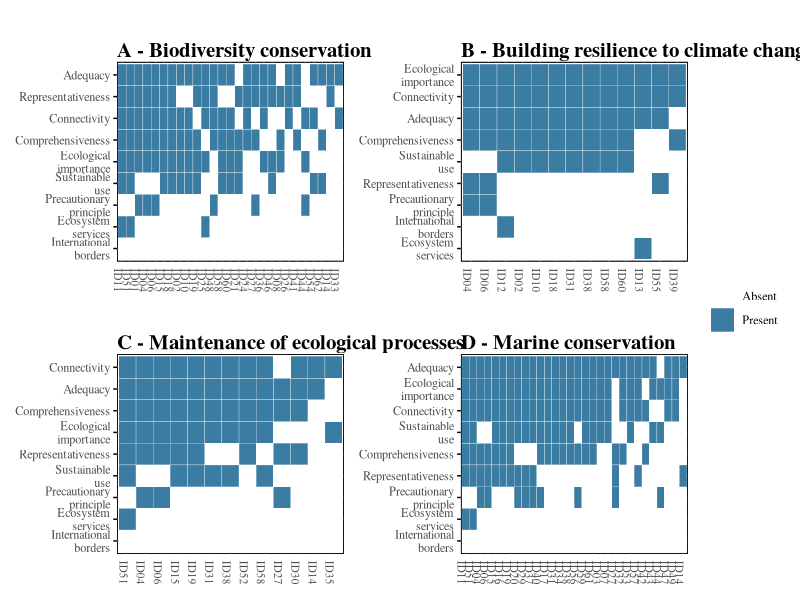
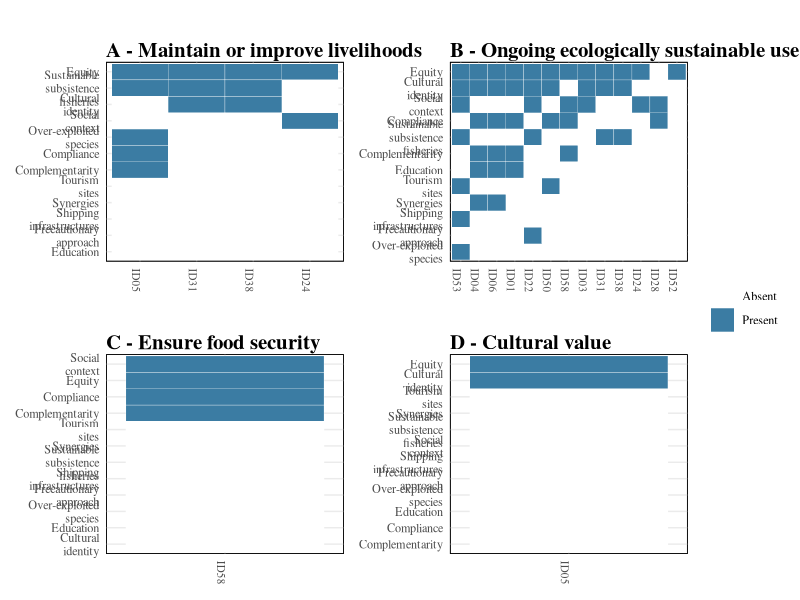
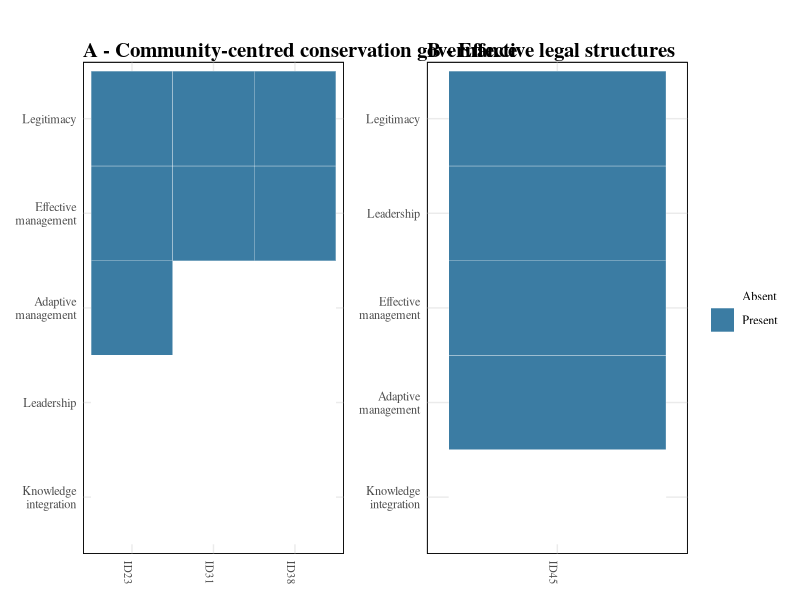

These charts were generated, in order, by the following R code:
## ---- chunk 1
library(readr)
library(ggplot2)
library(patchwork)
library(dplyr)
library(reshape2)
library(stringr)
## ---- chunk 2
# Ecological datasets 
bio_conserva <- read_csv("../Data/bio_conserva.csv") # Biodiversity conservation
marine_conservation <- read_csv("../Data/marine_conservation.csv") # Marine conservation
Ecological_processes <- read_csv("../Data/Ecological processes.csv") # Assist maintenance of ecological processes
Climate_change <- read_csv("../Data/Climate change.csv") # Build resilience to climate change

# Socioeconomic datasets
Livelihoods <- read_csv("../Data/Livelihoods.csv") # Maintain or improve livelihoods
sustainable_use <- read_csv("../Data/sustainable use.csv") # Ongoing ecologically sustainable use
cultural_value <- read_csv("../Data/cultural value.csv") # Cultural value
food_security <- read_csv("../Data/food security.csv") # Ensure food security

# Governance datsets
community_gov <- read_csv("../Data/community gov.csv") # Community-centered conservation governance
legal_structures <- read_csv("../Data/legal structures.csv") # Effective legal structures
## ---- chunk 3
# Function to create heatmap with a common legend
create_heatmap <- function(data, title, show_legend = FALSE) {   
  data_wide <- dcast(data, Citation ~ Guideline, value.var = "Presence")   
  data_melted <- melt(data_wide, id.vars = "Citation", variable.name = "Guideline", value.name = "Presence")  

  citation_presence <- data_melted |>    
    group_by(Citation) |>   
    summarise(total_presence = sum(Presence)) |>   
    arrange(desc(total_presence))   

  data_melted <- data_melted |>  
    mutate(Citation = factor(Citation, levels = citation_presence$Citation))   

  heatmap <- ggplot(data_melted, aes(x = Citation, y = reorder(Guideline, Presence), fill = factor(Presence))) +  # Swapped x and y
    geom_tile(color = "white") +   
    scale_fill_manual(     
      values = c("0" = "white", "1" = "#3B7CA3"),     
      labels = c("0" = "Absent", "1" = "Present"),     
      name = NULL,  # Remove legend title     
      guide = ifelse(show_legend, "legend", "none")   
    ) +  
    #scale_x_discrete(position="top") + # Move x-axis to the top
    theme_minimal() +   
    labs(title = title) +  # No axis titles
    theme(
      text= element_text(family = "serif"),  # Set font family for all text
      plot.title = element_text(face = "bold", family="serif", size = 15, margin = margin(t = 20)),
      axis.text.x = element_text(angle = -90, hjust = 1, size=8), # Element_blank() if want to hide text     
      axis.ticks.x = element_blank(), #element_line(color = "black", size = 0.5),
      axis.ticks.y = element_line(color='black', size=0.5),
      panel.border = element_rect(color = "black", fill = NA, size = 0.5),  # Thin border     
      panel.background = element_rect(fill = "white"),     
      axis.title.x = element_blank(),  # Remove x axis title
      axis.title.y = element_blank() # Remove y axis title
    ) +   
    
    scale_y_discrete(labels = function(x) gsub(" ", "\n", x)) #   this line makes the text wrapped if variable names are too long

  return(heatmap) 
}

# Create heatmaps for each dataset with their respective titles
heatmap1 <- create_heatmap(bio_conserva, "A - Biodiversity conservation", show_legend = FALSE)
heatmap2 <- create_heatmap(Climate_change, "B - Building resilience to climate change", show_legend = FALSE)
heatmap3 <- create_heatmap(Ecological_processes, "C - Maintenance of ecological processes", show_legend = FALSE)
heatmap4 <- create_heatmap(marine_conservation, "D - Marine conservation", show_legend = TRUE)  # Only the last one has the legend

# Combine the heatmaps into one figure
combined_plot <- (heatmap1 + heatmap2) / (heatmap3 + heatmap4) +   
  plot_layout(guides = 'collect') +  # Collects all legends into one   
  plot_annotation(     
    theme = theme(plot.title = element_text(face = "bold", family ="serif",  size = 15, margin = margin(b = 20)))  # Title of the combined plot
  )  

# Export the combined plot to a PNG file
png("../Results/Fig2.png", width = 3100, height = 2800, res = 300)
print(combined_plot)  # Print the combined plot to the PNG device
dev.off()  # Close the PNG device
## ---- chunk 4
# Function to create heatmap with a common legend
create_heatmap <- function(data, title, show_legend = FALSE) {
  data_wide <- dcast(data, Citation ~ Guideline, value.var = "Presence")
  data_melted <- melt(data_wide, id.vars = "Citation", variable.name = "Guideline", value.name = "Presence")

  citation_presence <- data_melted |> 
    group_by(Citation) |> 
    summarise(total_presence = sum(Presence)) |> 
    arrange(desc(total_presence))

  data_melted <- data_melted |> 
    mutate(Citation = factor(Citation, levels = citation_presence$Citation))

  heatmap <- ggplot(data_melted, aes(x = Citation, y = reorder(Guideline, Presence), fill = factor(Presence))) +
    geom_tile(color = "white") +
    scale_fill_manual(
      values = c("0" = "white", "1" = "#3B7CA3"),
      labels = c("0" = "Absent", "1" = "Present"),
      name = NULL,  # Remove legend title
      guide = ifelse(show_legend, "legend", "none")
    ) +
    theme_minimal() +
    labs(title = title) +
    theme(
      text = element_text(family = "serif"),  # Set font family for all text
      plot.title = element_text(face = "bold", size = 15, margin = margin(t = 20)),  # Move title down
      axis.text.x = element_text(angle = -90, hjust = 1, size=8),
      axis.ticks.x =  element_blank(), #element_line(color = "black", size = 0.5),
      panel.border = element_rect(color = "black", fill = NA, size = 0.5),  # Thin border
      panel.background = element_rect(fill = "white"),  # Optional: Set background color
      axis.title = element_blank()
    ) +
    scale_y_discrete(labels = function(x) gsub(" ", "\n", x))
    #scale_y_discrete(limits = rev(levels(data_melted$Citation)))  # Reverse y-axis to have highest presence at the top
  
  return(heatmap)
}

# Create heatmaps for each dataset
heatmap1 <- create_heatmap(Livelihoods, "A - Maintain or improve livelihoods", show_legend = FALSE)
heatmap2 <- create_heatmap(sustainable_use, "B - Ongoing ecologically sustainable use", show_legend = FALSE)
heatmap3 <- create_heatmap(food_security, "C - Ensure food security", show_legend = FALSE)
heatmap4 <- create_heatmap(cultural_value, "D - Cultural value", show_legend = TRUE)  # Only the last one has the legend

# Combine the heatmaps into one figure
combined_plot <- (heatmap1 + heatmap2)/(heatmap3 + heatmap4) +
  plot_layout(guides = 'collect') +  # Collects all legends into one
  plot_annotation(
    theme = theme(plot.title = element_text(face = "bold", size = 15, margin = margin(b = 20)))  # Title of the combined plot
  )

# Export the combined plot to a PNG file
png("../Results/Fig3.png", width = 3100, height = 2800, res = 300)
print(combined_plot)  # Print the combined plot to the PNG device
dev.off()  # Close the PNG device
## ---- chunk 5
# Convert the data to a wide format
create_heatmap <- function(data, title, show_legend=FALSE) {
data_wide <- dcast(data, Citation ~ Guideline, value.var = "Presence")
data_melted1 <- melt(data_wide, id.vars = "Citation", variable.name = "Guideline", value.name = "Presence")

# Calculate the total presence for each Citation
citation_presence <- data_melted1 |> 
  group_by(Citation) |> 
  summarise(total_presence = sum(Presence)) |> 
  arrange(desc(total_presence))

# Reorder Citation based on total presence
data_melted <- data_melted1 |> 
  mutate(Citation = factor(Citation, levels = citation_presence$Citation))

# Create the presence/absence heatmap with reordered y-axis
heatmap <- ggplot(data_melted, aes(x = Citation, y = reorder(Guideline, Presence), fill = factor(Presence))) +
  geom_tile(color = "white") +
  scale_fill_manual(
    values = c("0" = "white", "1" = "#3B7CA3"), 
    labels = c("0" ="Absent", "1" = "Present"),
    name = NULL, 
    guide=ifelse(show_legend, "legend", "none")
    ) +
  theme_minimal() +
  labs(title=title) +
  theme(
    text= element_text(family = "serif"),  # Set font family for all text
    plot.title = element_text(face = "bold", size = 15, margin = margin(t = 20)),  # Move title down
      axis.text.x = element_text(angle = -90, hjust = 1, size=8),
      axis.ticks.x =  element_blank(), #element_line(color = "black", size = 0.5),
      panel.border = element_rect(color = "black", fill = NA, size = 0.5),  # Thin border
      panel.background = element_rect(fill = "white"),  # Optional: Set background color
      axis.title = element_blank()
    ) +
    scale_y_discrete(labels = function(x) gsub(" ", "\n", x))

return(heatmap)
}

#Create heatmaps for each dataset
heatmap1 <- create_heatmap(community_gov, "A - Community-centred conservation governance", show_legend = FALSE)
heatmap2 <- create_heatmap(legal_structures, "B - Effective legal structures", show_legend = TRUE)

#Combine plots into one figure
combined_plot <- (heatmap1 + heatmap2) +
  plot_layout(guides='collect') +
  plot_annotation(
    theme=theme(plot.title=element_text(face="bold", size=15, margin=margin(b=20)))
  )

#Export teh combined plot into a png file
png("../Results/FigS3.png", width=3200, height=2700, res=300)
print(combined_plot)
dev.off()
